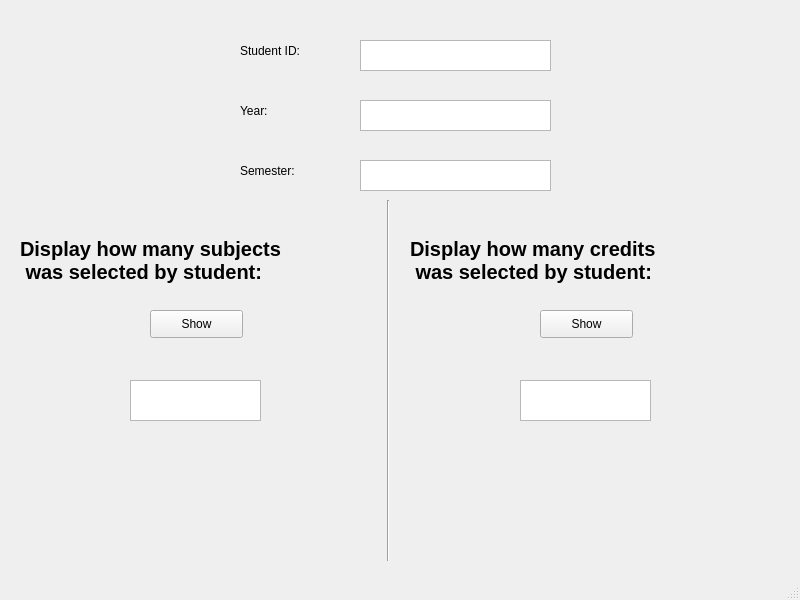
<?xml version="1.0" encoding="UTF-8"?>
<ui version="4.0">
 <class>MainWindow</class>
 <widget class="QMainWindow" name="MainWindow">
  <property name="geometry">
   <rect>
    <x>0</x>
    <y>0</y>
    <width>800</width>
    <height>600</height>
   </rect>
  </property>
  <property name="windowTitle">
   <string>MainWindow</string>
  </property>
  <widget class="QWidget" name="centralwidget">
   <widget class="QLabel" name="label">
    <property name="geometry">
     <rect>
      <x>240</x>
      <y>40</y>
      <width>71</width>
      <height>21</height>
     </rect>
    </property>
    <property name="text">
     <string>Student ID:</string>
    </property>
   </widget>
   <widget class="QLabel" name="label_2">
    <property name="geometry">
     <rect>
      <x>240</x>
      <y>100</y>
      <width>71</width>
      <height>21</height>
     </rect>
    </property>
    <property name="text">
     <string>Year:</string>
    </property>
   </widget>
   <widget class="QLabel" name="label_3">
    <property name="geometry">
     <rect>
      <x>240</x>
      <y>160</y>
      <width>71</width>
      <height>21</height>
     </rect>
    </property>
    <property name="text">
     <string>Semester:</string>
    </property>
   </widget>
   <widget class="QTextEdit" name="textEdit">
    <property name="geometry">
     <rect>
      <x>360</x>
      <y>40</y>
      <width>191</width>
      <height>31</height>
     </rect>
    </property>
   </widget>
   <widget class="QTextEdit" name="textEdit_2">
    <property name="geometry">
     <rect>
      <x>360</x>
      <y>100</y>
      <width>191</width>
      <height>31</height>
     </rect>
    </property>
   </widget>
   <widget class="QTextEdit" name="textEdit_3">
    <property name="geometry">
     <rect>
      <x>360</x>
      <y>160</y>
      <width>191</width>
      <height>31</height>
     </rect>
    </property>
   </widget>
   <widget class="Line" name="line">
    <property name="geometry">
     <rect>
      <x>380</x>
      <y>200</y>
      <width>16</width>
      <height>361</height>
     </rect>
    </property>
    <property name="orientation">
     <enum>Qt::Vertical</enum>
    </property>
   </widget>
   <widget class="QLabel" name="label_4">
    <property name="geometry">
     <rect>
      <x>20</x>
      <y>200</y>
      <width>351</width>
      <height>121</height>
     </rect>
    </property>
    <property name="font">
     <font>
      <pointsize>15</pointsize>
      <weight>75</weight>
      <bold>true</bold>
     </font>
    </property>
    <property name="text">
     <string>Display how many subjects
 was selected by student:</string>
    </property>
   </widget>
   <widget class="QLabel" name="label_5">
    <property name="geometry">
     <rect>
      <x>410</x>
      <y>200</y>
      <width>351</width>
      <height>121</height>
     </rect>
    </property>
    <property name="font">
     <font>
      <pointsize>15</pointsize>
      <weight>75</weight>
      <bold>true</bold>
     </font>
    </property>
    <property name="text">
     <string>Display how many credits
 was selected by student:</string>
    </property>
   </widget>
   <widget class="QPushButton" name="pushButton">
    <property name="geometry">
     <rect>
      <x>150</x>
      <y>310</y>
      <width>93</width>
      <height>28</height>
     </rect>
    </property>
    <property name="text">
     <string>Show</string>
    </property>
   </widget>
   <widget class="QPushButton" name="pushButton_2">
    <property name="geometry">
     <rect>
      <x>540</x>
      <y>310</y>
      <width>93</width>
      <height>28</height>
     </rect>
    </property>
    <property name="text">
     <string>Show</string>
    </property>
   </widget>
   <widget class="QTextEdit" name="textEdit_4">
    <property name="geometry">
     <rect>
      <x>130</x>
      <y>380</y>
      <width>131</width>
      <height>41</height>
     </rect>
    </property>
   </widget>
   <widget class="QTextEdit" name="textEdit_5">
    <property name="geometry">
     <rect>
      <x>520</x>
      <y>380</y>
      <width>131</width>
      <height>41</height>
     </rect>
    </property>
   </widget>
  </widget>
  <widget class="QMenuBar" name="menubar">
   <property name="geometry">
    <rect>
     <x>0</x>
     <y>0</y>
     <width>800</width>
     <height>26</height>
    </rect>
   </property>
  </widget>
  <widget class="QStatusBar" name="statusbar"/>
 </widget>
 <resources/>
 <connections/>
</ui>
